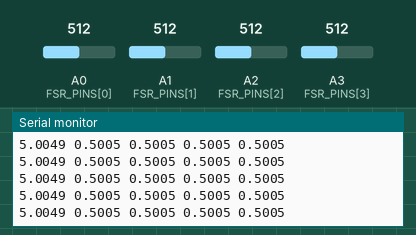
Recording of a sketch running on a simulated Arduino Uno, built with avr-gcc and run on an emulated ATmega328P. Parts: the last lines printed to the serial monitor. The test bench sets the inputs (shaded band); at power-on: A0 (FSR_PINS[0]) = 512, A1 (FSR_PINS[1]) = 512, A2 (FSR_PINS[2]) = 512, A3 (FSR_PINS[3]) = 512.

Above: at 1.2 s.
1.3 s: A0 (FSR_PINS[0]) set to 716
At 2.0 s:
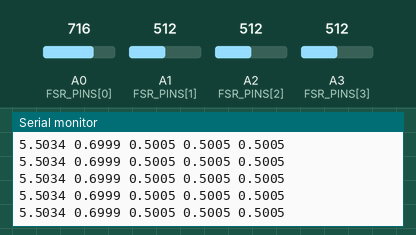
2.8 s: A1 (FSR_PINS[1]) set to 716
At 3.8 s:
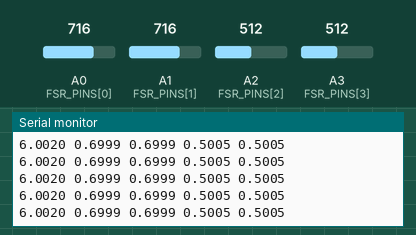
4.3 s: A2 (FSR_PINS[2]) set to 716
At 5.0 s:
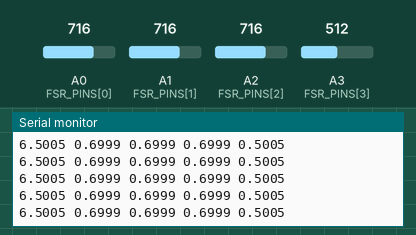
5.8 s: A3 (FSR_PINS[3]) set to 716
At 6.4 s:
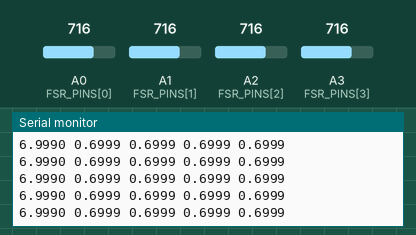
7.3 s: A0 (FSR_PINS[0]) set to 992
At 8.4 s:
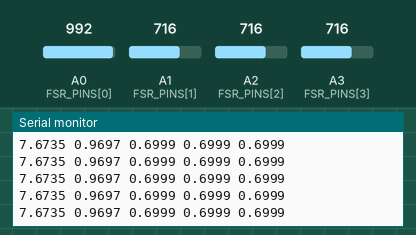
8.8 s: A1 (FSR_PINS[1]) set to 992
At 9.5 s:
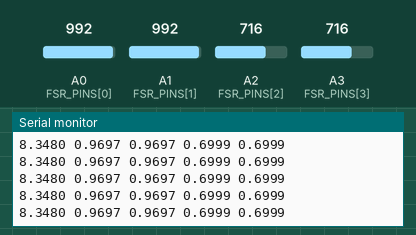
Timing chart, 0 to 11.3 s (numbered marks = the images above; inputs shaded):
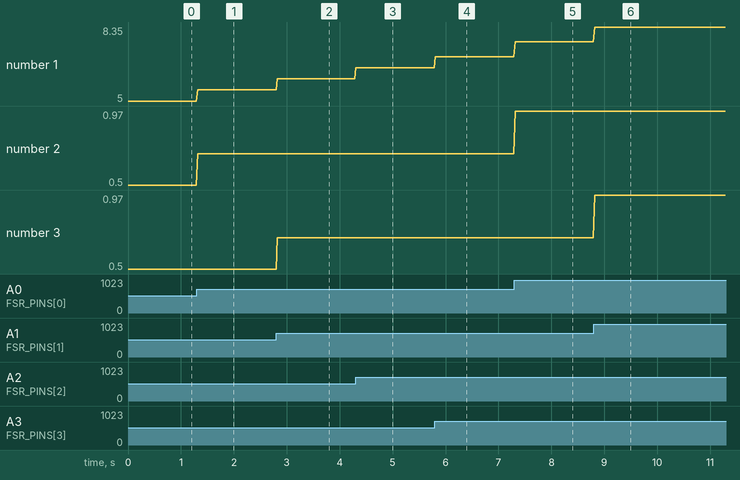

Measured:
- after the input at 1.3 s, the serial monitor: prints a new line at once (image 1)
- after the input at 2.8 s, the serial monitor: prints a new line at once (image 2)
- after the input at 4.3 s, the serial monitor: prints a new line at once (image 3)
- after the input at 5.8 s, the serial monitor: prints a new line at once (image 4)
- after the input at 7.3 s, the serial monitor: prints a new line at once (image 5)
- after the input at 8.8 s, the serial monitor: prints a new line at once (image 6)
- plotted number 1: 5 → 5.5 after the input at 1.3 s, 5.5 → 6 after the input at 2.8 s, 6 → 6.5 after the input at 4.3 s, 6.5 → 7 after the input at 5.8 s, 7 → 7.67 after the input at 7.3 s
- plotted number 2: 0.5 → 0.7 after the input at 1.3 s, 0.7 → 0.97 after the input at 7.3 s

The sketch:

fsr_rig.ino
```cpp
/*
 * fsr_rig.ino  --  real tactile rig firmware for the fibercal HAL.
 *
 * Implements the exact serial protocol documented in fibercal.hal.ArduinoRig:
 *
 *   host  -> board :  "F <target_force_N>\n"     command a target force
 *   board -> host  :  "<force_N> <ch0> <ch1> ...\n"   measured force + channels
 *
 * This lets a $10 Arduino + force-sensitive-resistor rig drop into the SAME
 * TactileRig interface as the simulator: the Python pipeline (dataset logging,
 * ML, characterization) is identical whether driven by SimRig or ArduinoRig.
 *
 * Wiring (each FSR is one "fiber channel" taxel):
 *   5V --- FSR --- A{i} --- 10k pulldown --- GND        (voltage divider)
 *   more FSR pressed -> lower resistance -> higher analog voltage.
 *
 * Map ADC -> pseudo-force with a one-point gain (replace with a real load-cell
 * calibration once an HX711 + load cell is added).
 */

const int N_CH = 4;                 // FSR channels on A0..A3
const int FSR_PINS[N_CH] = {A0, A1, A2, A3};
const float ADC_TO_FORCE = 10.0 / 1023.0;  // crude pseudo-force scale (N/count)

float targetForce = 0.0;            // last commanded target (logged, not actuated
                                    // here -- a stepper/servo loop would use it)

void setup() {
  Serial.begin(115200);
  for (int i = 0; i < N_CH; i++) pinMode(FSR_PINS[i], INPUT);
}

void loop() {
  // --- parse "F <target>\n" commands from the host ---
  if (Serial.available()) {
    String line = Serial.readStringUntil('\n');
    line.trim();
    if (line.startsWith("F")) {
      targetForce = line.substring(1).toFloat();
    }
  }

  // --- read channels + estimate force, stream one line back ---
  int raw[N_CH];
  long sum = 0;
  for (int i = 0; i < N_CH; i++) {
    raw[i] = analogRead(FSR_PINS[i]);
    sum += raw[i];
  }
  float measuredForce = (sum / (float)N_CH) * ADC_TO_FORCE;  // proxy for load cell

  Serial.print(measuredForce, 4);
  for (int i = 0; i < N_CH; i++) {
    Serial.print(' ');
    Serial.print(raw[i] / 1023.0, 4);   // normalised channel reading
  }
  Serial.print('\n');

  delay(20);   // ~50 Hz, matches the sim trajectory dt = 0.02 s
}
```
